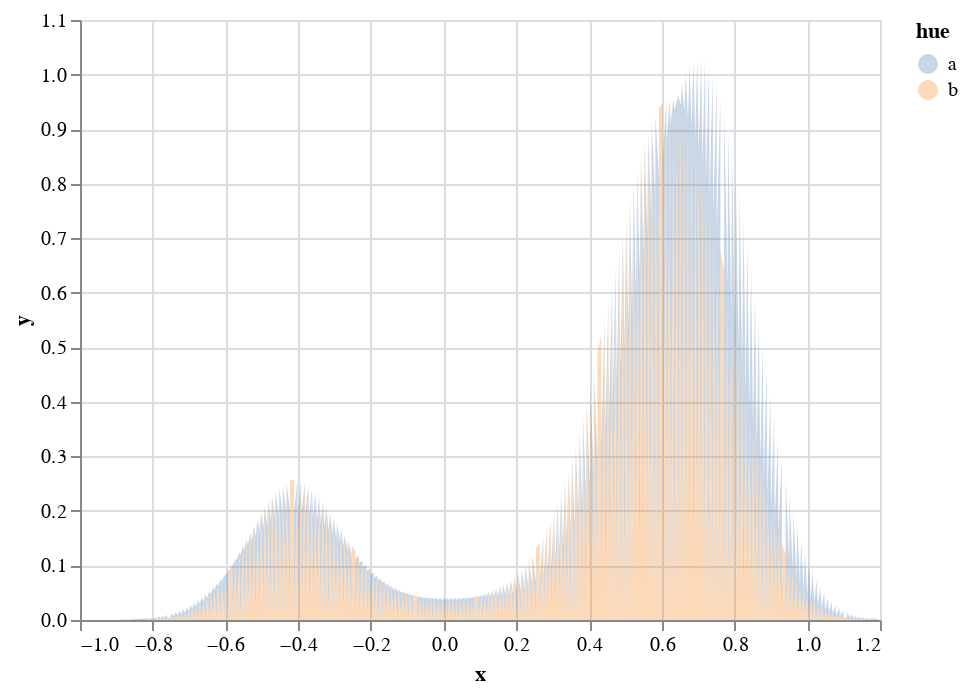

Notebook source saved alongside this figure:
### Code cell
a = alt.Chart(data).mark_area(opacity=0.3).encode(x='x', y='y', color='hue:N')
# b = alt.Chart(data).mark_area(opacity=0.3, color='blue').encode(x='x1', y='y1')

a

### Figure 1 — Vega-Lite specification as saved in the notebook (floating-point values rounded to 4 significant figures; data arrays with more than 128 entries replaced by an {"elided": "..."} marker saying what was removed)
{"config": {"view": {"continuousWidth": 400, "continuousHeight": 300}}, "data": {"name": "data-fa7487d0f53924e3af3b4a998659d563"}, "mark": {"type": "area", "opacity": 0.3}, "encoding": {"color": {"type": "nominal", "field": "hue"}, "x": {"type": "quantitative", "field": "x"}, "y": {"type": "quantitative", "field": "y"}}, "$schema": "https://vega.github.io/schema/vega-lite/v4.8.1.json", "datasets": {"data-fa7487d0f53924e3af3b4a998659d563": {"elided": "400 records"}}}
